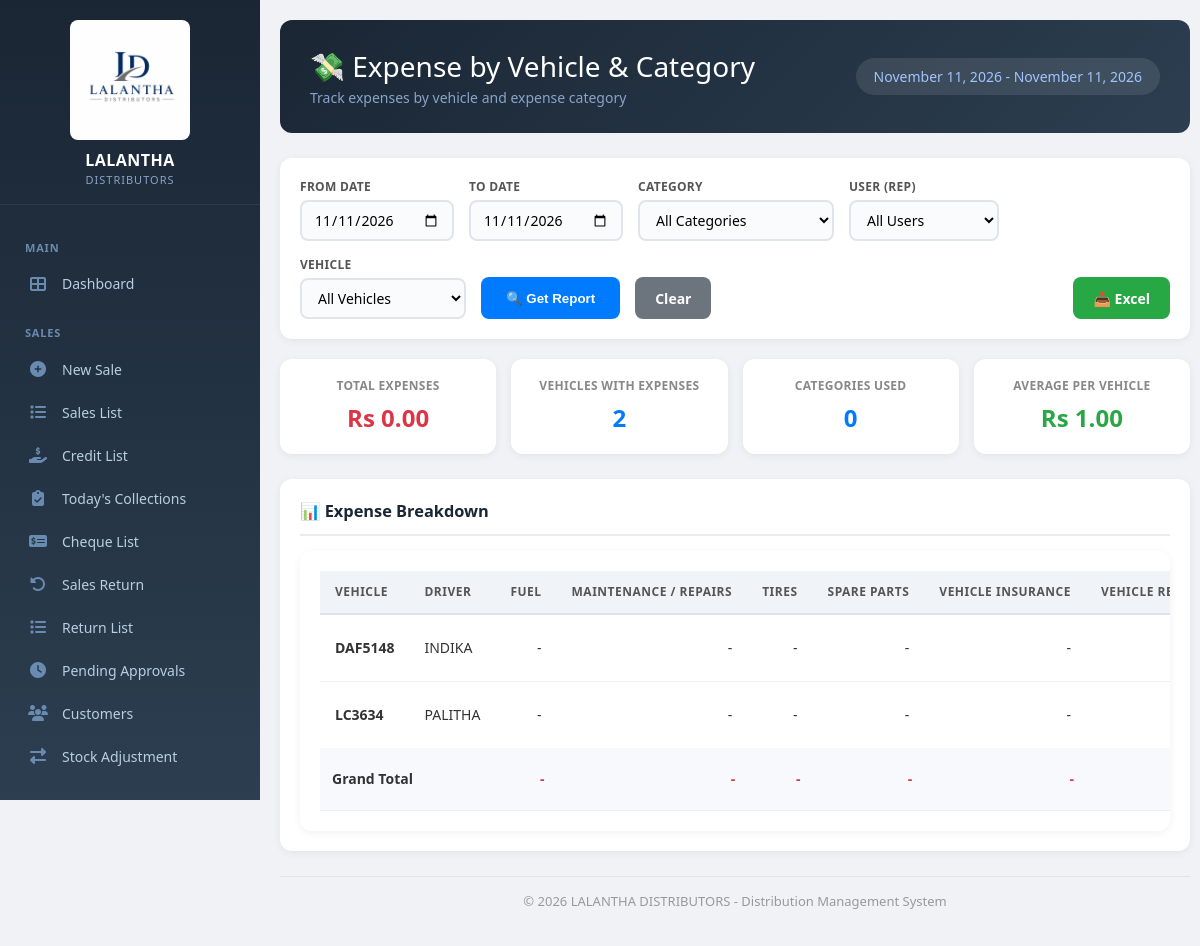
The page /reports/expense-by-vehicle/ (signed in) on the database its author committed.
### core/models.py (models this page shows, shortened)
class Vehicle(models.Model):
    VEHICLE_TYPES = [
        ('Lorry', 'Lorry'),
        ('Van', 'Van'),
        ('Truck', 'Truck'),
        ('Pickup', 'Pickup'),
        ('Tractor', 'Tractor'),
        ('Other', 'Other'),
    ]
    FUEL_TYPES = [
        ('Petrol', 'Petrol'),
        ('Diesel', 'Diesel'),
        ('Electric', 'Electric'),
        ('Hybrid', 'Hybrid'),
    ]
    STATUS_CHOICES = [
        ('ACTIVE', 'Active'),
        ('INACTIVE', 'Inactive'),
        ('MAINTENANCE', 'Under Maintenance'),
    ]
    vehicle_number = models.CharField(max_length=50, unique=True, help_text="e.g., LC-3634")
    vehicle_type = models.CharField(max_length=20, choices=VEHICLE_TYPES, default='Lorry')
    driver_name = models.CharField(max_length=100, help_text="Current driver name")
    is_active = models.BooleanField(default=True)
    status = models.CharField(max_length=20, choices=STATUS_CHOICES, default='ACTIVE')
    registration_number = models.CharField(max_length=50, blank=True, null=True)
    registration_expiry = models.DateField(null=True, blank=True)
    insurance_expiry = models.DateField(null=True, blank=True)
    last_service_date = models.DateField(null=True, blank=True)
    mileage = models.DecimalField(max_digits=12, decimal_places=2, null=True, blank=True, help_text="Current odometer reading")
    fuel_type = models.CharField(max_length=20, choices=FUEL_TYPES, default='Diesel')
    capacity = models.DecimalField(max_digits=10, decimal_places=2, null=True, blank=True, help_text="Weight capacity in tons or volume in liters")
    notes = models.TextField(blank=True, null=True)
    purchase_date = models.DateField(null=True, blank=True)
    purchase_price = models.DecimalField(max_digits=12, decimal_places=2, null=True, blank=True)
    current_value = models.DecimalField(max_digits=12, decimal_places=2, null=True, blank=True, help_text="Optional depreciated value")
    created_at = models.DateTimeField(auto_now_add=True)
    updated_at = models.DateTimeField(auto_now=True)
    class Meta:
        ordering = ['vehicle_number']

### core/decorators.py (the view)
        def wrapper(request, *args, **kwargs):
            if not request.user.is_authenticated:
                messages.error(request, 'Please login first.')
                return redirect('/login/')  # ✅ Always returns
            try:
                profile = request.user.profile
                if profile.has_permission(permission):
                    return view_func(request, *args, **kwargs)  # ✅ Returns view response
                else:
                    messages.error(request, f'You do not have permission to access this page. Required: {permission}')
                    return redirect('/reports/')  # ✅ Always returns
            except UserProfile.DoesNotExist:
                messages.error(request, 'User profile not found. Please contact admin.')
                return redirect('/logout/')  # ✅ Always returns

### core/context_processors.py (called while the page is built)
def cache_version(request):
    return {
        'cache_version': settings.CACHE_VERSION
    }

### core/models.py (called while the page is built, shortened)
    def has_permission(self, permission):
        if self.role == 'Admin':
            return True

### core/templatetags/core_extras.py (called while the page is built)
@register.filter
def get_item(dictionary, key):
    return dictionary.get(key, 0)

@register.filter
def has_perm(profile, permission):
    try:
        return profile.has_permission(permission)
    except Exception:
        return False

### core/templates/core/expense_by_vehicle_report.html (shortened to what this page needs)
{% extends 'core/base.html' %}
{% load static %}
{% block content %}
{% load core_extras %}
<div class="report-container">
    <div class="header-box">
        <div>
            <h1>💸 Expense by Vehicle & Category</h1>
            <div class="sub">Track expenses by vehicle and expense category</div>
        </div>
        <div class="date-badge">
            {{ start_date_obj|date:"F j, Y" }} - {{ end_date_obj|date:"F j, Y" }}
        </div>
    </div>
    <form method="GET" class="filter-box">
        <div class="filter-group">
            <label>From Date</label>
            <input type="date" name="start_date" value="{{ start_date }}">
        </div>
        <div class="filter-group">
            <label>To Date</label>
            <input type="date" name="end_date" value="{{ end_date }}">
        </div>
        <div class="filter-group">
            <label>Category</label>
            <select name="category">
                <option value="">All Categories</option>
            </select>
        </div>
        <div class="filter-group">
            <label>User (Rep)</label>
            <select name="user">
                <option value="">All Users</option>
            </select>
        </div>
        <div class="filter-group">
            <label>Vehicle</label>
            <select name="vehicle">
                <option value="">All Vehicles</option>
            </select>
        </div>
        <button type="submit" class="btn-filter">🔍 Get Report</button>
        <a href="/reports/expense-by-vehicle/" class="btn-clear">Clear</a>
        <a href="?export=xlsx&{{ request.GET.urlencode }}" class="btn-excel">📥 Excel</a>
    </form>
    <div class="summary-grid">
        <div class="summary-card">
            <div class="label">Total Expenses</div>
            <div class="value red">Rs {{ grand_total|floatformat:2 }}</div>
        </div>
        <div class="summary-card">
            <div class="label">Vehicles with Expenses</div>
            <div class="value blue">{{ total_vehicles }}</div>
        </div>
        <div class="summary-card">
            <div class="label">Categories Used</div>
            <div class="value blue">
                {% with used_cats=0 %}
                    {{ used_cats }}
                {% endwith %}
            </div>
        </div>
        <div class="summary-card">
            <div class="label">Average per Vehicle</div>
            <div class="value green">
                {% if total_vehicles > 0 %}
                    Rs {{ grand_total|divisibleby:total_vehicles|floatformat:2 }}
                {% else %}
                    Rs 0.00
                {% endif %}
            </div>
        </div>
    </div>
    <div class="card" style="background:white; border-radius:12px; padding:20px; box-shadow:0 2px 8px rgba(0,0,0,0.06);">
        <h3>📊 Expense Breakdown</h3>
        <div class="table-container">
            <table>
                <thead>
                    <tr>
                        <th>Vehicle</th>
                        <th>Driver</th>
                        {% for cat in category_keys %}
                            <th>{{ category_labels|get_item:cat }}</th>
                        {% endfor %}
                    </tr>
                </thead>
                <tbody>
                    {% for row in pivot_data %}
                    <tr>
                        <td><strong>{{ row.vehicle.vehicle_number }}</strong></td>
                        <td>{{ row.vehicle.driver_name }}</td>
                        {% for cat in category_keys %}
                            <td style="text-align:right;">
                                {% if row.categories|get_item:cat > 0 %}
                                    Rs {{ row.categories|get_item:cat|floatformat:2 }}
                                {% else %}
                                    -
                                {% endif %}
                            </td>
                        {% endfor %}
                    </tr>
                    {% empty %}
                    <tr><td colspan="{{ category_keys|length|add:3 }}" style="text-align:center;color:#999;padding:20px;">No expenses found.</td></tr>
                    {% endfor %}
                </tbody>
                <tfoot>
                    <tr class="total-row">
                        <td colspan="2"><strong>Grand Total</strong></td>
                        {% for cat in category_keys %}
                            <td style="text-align:right; color:#dc3545;">
                                {% if category_totals|get_item:cat > 0 %}
                                    Rs {{ category_totals|get_item:cat|floatformat:2 }}
                                {% else %}
                                    -
                                {% endif %}
                            </td>
                        {% endfor %}
                    </tr>
                </tfoot>
            </table>
        </div>
    </div>
    <div class="footer">
        &copy; {% now "Y" %} LALANTHA DISTRIBUTORS - Distribution Management System
    </div>
</div>
{% endblock %}

### core/static/core/css/style.css (style rules this page uses)
* { margin: 0; padding: 0; box-sizing: border-box; }
body { font-family: -apple-system, BlinkMacSystemFont, "Segoe UI", Roboto, "Helvetica Neue", Arial, sans-serif; background: #f0f4f9; color: #1a2634; font-size: 14px; line-height: 1.5; min-height: 100vh; }
.card { background: white; border-radius: 12px; padding: 25px; box-shadow: 0 2px 8px rgba(0,0,0,0.06); margin-bottom: 20px; }
.table-container { overflow-x: auto; background: white; border-radius: 12px; }
table { width: 100%; border-collapse: collapse; font-size: 14px; }
table thead th { background: #f0f4f9; padding: 12px 15px; text-align: left; font-weight: 600; color: #555; font-size: 12px; text-transform: uppercase; letter-spacing: 0.5px; border-bottom: 2px solid #dde3ec; white-space: nowrap; }
table tbody td { padding: 12px 15px; border-bottom: 1px solid #edf1f7; color: #333; vertical-align: middle; }
table tbody tr:last-child td { border-bottom: none; }
.footer { text-align: center; padding: 20px; color: #999; font-size: 13px; margin-top: 20px; }
.form-control, input[type="text"], input[type="number"], input[type="date"], input[type="email"], input[type="password"], select, textarea { font-family: inherit; }

### core/templates/core/base.html (style rules this page uses)
* { margin: 0; padding: 0; box-sizing: border-box; }
body { font-family: 'Segoe UI', Arial, sans-serif; background: #f0f2f5; display: flex; min-height: 100vh; }
.card { background: white; border-radius: 12px; padding: 20px; box-shadow: 0 2px 8px rgba(0,0,0,0.06); margin-bottom: 20px; }
.card h3 { color: #1a2634; margin-bottom: 15px; border-bottom: 2px solid #e8ecf2; padding-bottom: 10px; }
.table-container { background: white; border-radius: 12px; padding: 20px; box-shadow: 0 2px 8px rgba(0,0,0,0.06); overflow-x: auto; }
table { width: 100%; border-collapse: collapse; font-size: 14px; }
table th { background: #f8f9fc; padding: 12px 12px; text-align: left; font-weight: 600; color: #555; border-bottom: 2px solid #e0e4eb; white-space: nowrap; }
table td { padding: 12px 12px; border-bottom: 1px solid #edf1f7; color: #333; vertical-align: middle; }
.footer { text-align: center; margin-top: 25px; padding: 15px; color: #999; font-size: 13px; border-top: 1px solid #e0e4eb; }

### rows shown on the page
Vehicle: vehicle.vehicle_number "DAF5148", vehicle.driver_name "INDIKA"
Vehicle: vehicle.vehicle_number "LC3634", vehicle.driver_name "PALITHA"

### other values the page prints
{{ start_date_obj|date:"F j, Y" }} "November 11, 2026"
{{ end_date_obj|date:"F j, Y" }} "November 11, 2026"
{{ grand_total|floatformat:2 }} "0.00"
{{ total_vehicles }} "2"
{{ used_cats }} "0"
{{ grand_total|divisibleby:total_vehicles|floatformat:2 }} "1.00"
{{ category_labels|get_item:cat }} "FUEL" "MAINTENANCE / REPAIRS" "TIRES" "SPARE PARTS" "VEHICLE INSURANCE" "VEHICLE…"
